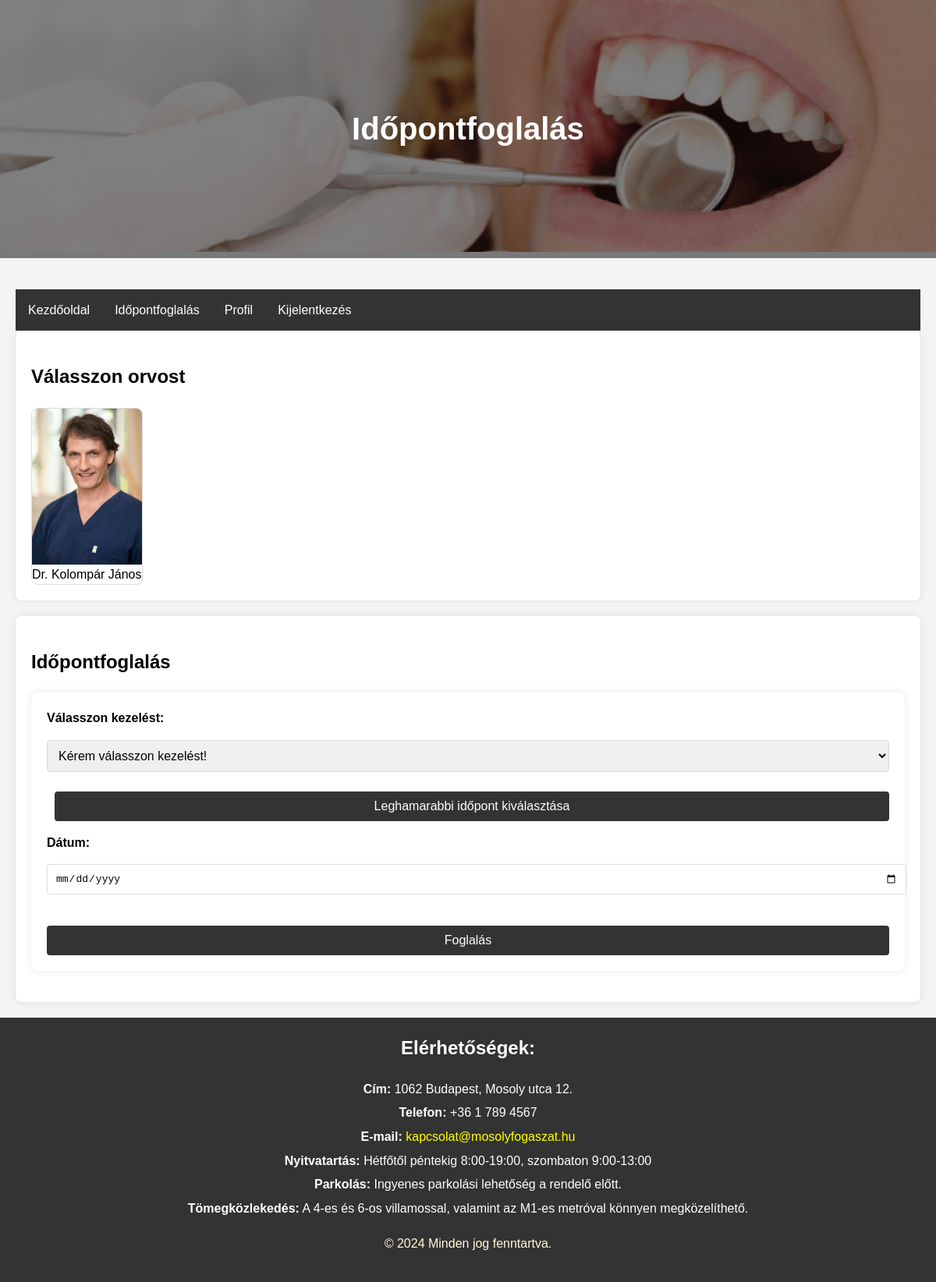
/book/ (signed in), run on an earlier commit of the app's database.
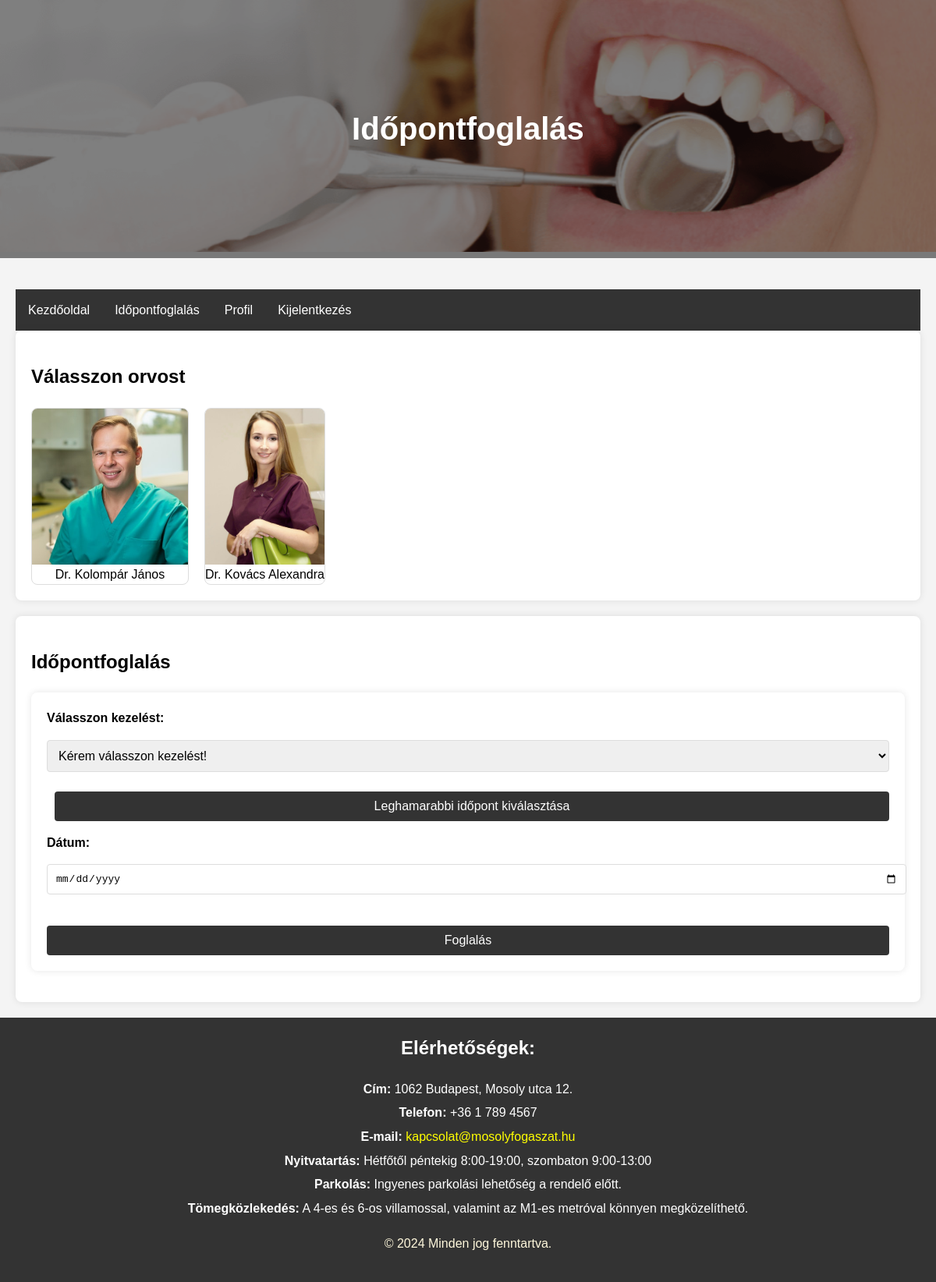
And on a later commit of the database.
### rendeloweboldal/models.py (models this page shows, shortened)
class Doctor(models.Model):
    id = models.CharField(max_length=64, primary_key=True)  # FHIR resource identifier
    name = models.CharField(max_length=255)
    photo = models.ImageField(upload_to='doctor_pictures/', null=True, blank=True)  # FHIR 'photo' field
    qualification = models.TextField(null=True, blank=True)  # FHIR 'qualification' field

### rendeloweboldal/views.py (the view, shortened to what this page needs)
# urls.py: path('book/', views.idopontfoglalas, name='book'),
def idopontfoglalas(request):
    if request.user.is_superuser or hasattr(request.user, 'doctor'):
        return render(request, 'idopontfoglalas.html', {'error_message': 'Superuser vagy doctor nem foglalhat időpontot.'})
    return render(request, 'idopontfoglalas.html', {'doctors': Doctor.objects.all(), 'treatments': Treatment.objects.all()})

### rendeloweboldal/templates/idopontfoglalas.html (shortened to what this page needs)
{% load static %}
<!DOCTYPE html>
<html lang="hu">
<head>
    <link rel="stylesheet" href="{% static 'css/style.css' %}">
</head>
<body>
    <header>
        <div class="header-container">
            <img src="{% static 'images/fooldal_kep.png' %}" alt="Főoldal fotó" class="header-image">
            <div class="overlay">
                <h1 class="header-title">Időpontfoglalás</h1>
            </div>
        </div>
    </header>
    <main>
        <nav>
            <ul class="navbar">
                <li><a href="{% url 'home' %}">Kezdőoldal</a></li>
                <li><a href="{% url 'book' %}">Időpontfoglalás</a></li>
                {% if user.is_authenticated %}
                    <li><a href="{% url 'profile' %}">Profil</a></li>
                    <li><a href="{% url 'logout' %}">Kijelentkezés</a></li>
                {% else %}
                    <li><a href="{% url 'login' %}">Bejelentkezés</a></li>
                {% endif %}
            </ul>
        </nav>
        {% if error_message %}
            <h2>{{ error_message }}</h2>
        {% elif user.is_superuser or user.is_staff%}
            <h2>Admin vagy orvos fiókkal nem kérhetsz időpontot!</h2>
        {% elif user.is_authenticated %}
            <section class="doctors">
                <h2>Válasszon orvost</h2>
                <div class="doctor-list">
                    {% for doctor in doctors %}
                    <a href="#" class="doctor" data-doctor="{{ doctor.id }}">
                        <img src="{{ doctor.photo.url }}" alt="{{ doctor.name }}" class="doctor-photo">
                        <span>{{ doctor.name }}</span>
                    </a>
                    {% endfor %}
                </div>
            </section>
            <section class="booking">
                <h2>Időpontfoglalás</h2>
                <form id="booking-form" method="post">
                    <label for="treatment">Válasszon kezelést:</label>
                    <select id="treatment" name="treatment" required>
                        <option value="" disabled selected>Kérem válasszon kezelést!</option>
                    </select>
                    <button type="button" id="earliest-appointment-button">Leghamarabbi időpont kiválasztása</button>
                    <label for="appointment_date">Dátum:</label>
                    <input type="date" id="appointment_date" name="appointment_date" required style="cursor: pointer;">
                    <button type="submit" id="submit_button" disabled>Foglalás</button>
                </form>
            </section>
        {% else %}
            <h2>Időpont foglaláshoz kérem, jelentkezzen be, vagy hozzon létre egy új fiókot!</h2>
        {% endif %}
    </main>
    <footer>
        <div class="contact-info">
            <h2>Elérhetőségek:</h2>
            <p><strong>Cím:</strong> 1062 Budapest, Mosoly utca 12.</p>
            <p><strong>Telefon:</strong> +36 1 789 4567</p>
            <p><strong>E-mail:</strong> <a href="mailto:kapcsolat@mosolyfogaszat.hu">kapcsolat@mosolyfogaszat.hu</a></p>
            <p><strong>Nyitvatartás:</strong> Hétfőtől péntekig 8:00-19:00, szombaton 9:00-13:00</p>
            <p><strong>Parkolás:</strong> Ingyenes parkolási lehetőség a rendelő előtt.</p>
            <p><strong>Tömegközlekedés:</strong> A 4-es és 6-os villamossal, valamint az M1-es metróval könnyen megközelíthető.</p>
        </div>
        <p class="copy">&copy; 2024 Minden jog fenntartva.</p>
    </footer>
</body>
</html>

### rendeloweboldal/static/Css/style.css (style rules this page uses)
body { font-family: Arial, sans-serif; line-height: 1.6; margin: 0; padding: 0; background-color: #f4f4f4; }
header { margin-bottom: 20px; }
.header-container { position: relative; text-align: center; color: white; }
.header-image { width: 100%; height: auto; }
.overlay { position: absolute; top: 0; left: 0; width: 100%; height: 100%; background-color: rgba(0, 0, 0, 0.5); display: flex; justify-content: center; align-items: center; }
.header-title { font-size: 2.5em; font-weight: bold; color: white; }
main { padding: 20px; }
form { background-color: white; padding: 20px; margin-bottom: 20px; border-radius: 8px; box-shadow: 0 0 10px rgba(0, 0, 0, 0.1); }
form label { font-weight: bold; }
form input, form select, form textarea { padding: 10px; border: 1px solid #ddd; border-radius: 4px; font-size: 1em; width: 100%; margin-bottom: 10px; }
form button { padding: 10px 20px; border: none; border-radius: 4px; background-color: #333; color: white; font-size: 1em; cursor: pointer; transition: background-color 0.3s; }
button[type="button"] { margin-left: 10px; padding: 5px 10px; background-color: #007bff; color: white; border: none; border-radius: 4px; cursor: pointer; transition: background-color 0.3s; }
.navbar { list-style-type: none; margin: 0; padding: 0; overflow: hidden; background-color: #333; }
.navbar li { float: left; }
.navbar li a { display: block; color: white; text-align: center; padding: 14px 16px; text-decoration: none; }
footer { background-color: #333; color: white; padding: 20px; text-align: center; }
.contact-info { margin-bottom: 20px; }
.contact-info h2 { margin-top: 0; }
.contact-info p { margin: 5px 0; }
.contact-info a { color: #ffcc00; text-decoration: none; }
.contact-info a[href^="mailto:"] { color: yellow; text-decoration: none; }
.copy { color: cornsilk; }
a[href^="mailto:"] { color: yellow; text-decoration: none; }
section.doctors { background-color: white; padding: 20px; margin-bottom: 20px; border-radius: 8px; box-shadow: 0 0 10px rgba(0, 0, 0, 0.1); }
section.doctors .doctor-list { display: flex; flex-wrap: wrap; gap: 20px; justify-content: left; }
section.doctors .doctor { text-align: center; text-decoration: none; color: black; border: 1px solid #ddd; border-radius: 8px; overflow: hidden; transition: transform 0.3s, box-shadow 0.3s; }
section.doctors .doctor img { width: 100%; height: 200px; object-fit: cover; display: block; }
section.booking { background-color: white; padding: 20px; border-radius: 8px; box-shadow: 0 0 10px rgba(0, 0, 0, 0.1); }
section.booking form { display: flex; flex-direction: column; gap: 15px; }
section.booking label { font-weight: bold; }
section.booking input, section.booking select { padding: 10px; border: 1px solid #ddd; border-radius: 4px; font-size: 1em; }
section.booking button { padding: 10px 20px; border: none; border-radius: 4px; background-color: #333; color: white; font-size: 1em; cursor: pointer; transition: background-color 0.3s; }
section.booking input[type="date"] { padding: 10px; border: 1px solid #ddd; border-radius: 4px; font-size: 1em; background-color: white; cursor: pointer; }
button { padding: 10px 20px; border: none; border-radius: 4px; background-color: #333; color: white; font-size: 1em; cursor: pointer; transition: background-color 0.3s; }

What changed in the data, as far as the page shows it:
changed Doctor "Dr. Kolompár János": photo: a different picture
added Doctor: photo (picture), name "Dr. Kovács Alexandra"
